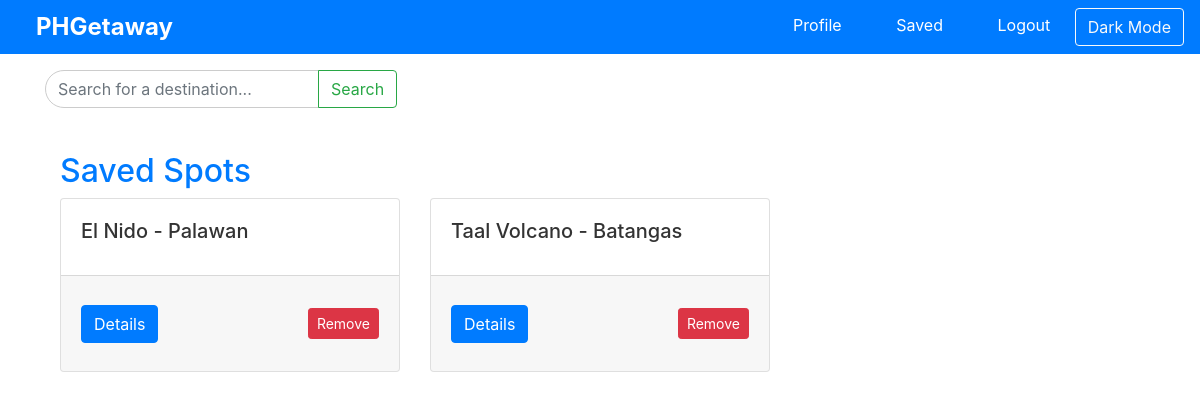
Page /saved_spots (signed in) on the earlier database version.
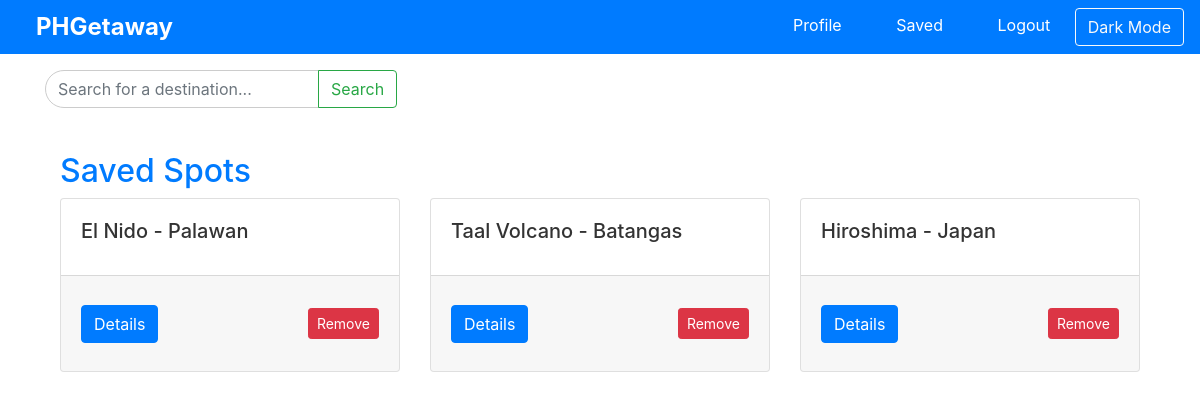
Same page on the later database version.
### models.py (models this page shows)
class SavedSpot(db.Model):
    id = db.Column(db.Integer, primary_key=True)
    spot_name = db.Column(db.String(200), nullable=False)
    spot_location = db.Column(db.String(200), nullable=False)
    user_id = db.Column(db.Integer, db.ForeignKey('user.id'), nullable=False)

### app.py (the view)
@app.route("/saved_spots")
@login_required
def saved_spots():
    saved_spots = SavedSpot.query.filter_by(user_id=current_user.id).all()
    return render_template("saved.html", saved_spots=saved_spots)

### app.py (called while the page is built)
@login_manager.user_loader
def load_user(user_id):
    return User.query.get(int(user_id))

### models.py (called while the page is built)
    @property
    def is_active(self):
        return True

### templates/saved.html (shortened to what this page needs)
{% extends "layout.html" %}
{% block body %}
    <div class="container mt-4">
        <h2>Saved Spots</h2>
        {% if saved_spots %}
            <div class="row">
                {% for spot in saved_spots %}
                    <div class="col-md-4 mb-4">
                        <div class="card">
                            <div class="card-body">
                                <h5 class="card-title">{{ spot.spot_name }} - {{ spot.spot_location }}</h5>
                            </div>
                            <div class="card-footer d-flex justify-content-between align-items-center">
                                <a href="{{ url_for('details', name=spot.spot_name) }}" class="btn btn-primary">Details</a>
                                <form action="{{ url_for('remove_spot', spot_id=spot.id) }}" method="post">
                                    <button type="submit" class="btn btn-danger btn-sm">Remove</button>
                                </form>
                            </div>
                        </div>
                    </div>
                {% endfor %}
            </div>
        {% else %}
            <p>No spots saved yet.</p>
        {% endif %}
    </div>
{% endblock %}

Differences in the rows shown:
added SavedSpot: spot_name "Hiroshima", spot_location "Japan"
